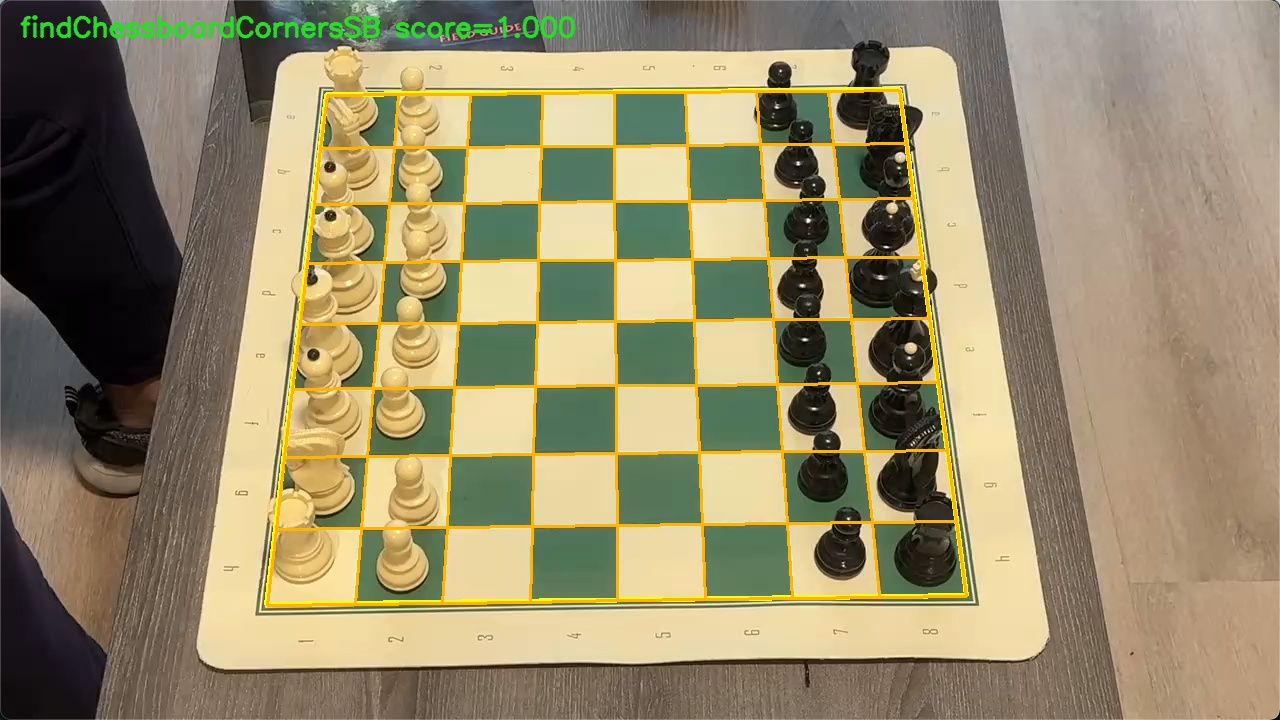
#> input picture board_overlay.jpg, 1280 x 720 px
$ python cli.py ../../board_overlay.jpg   (older library calls are emulated)
#> lines starting #> are read from the running program, lines starting #| are printed output that depends on the picture; after the words box and inside, x2 and y2 are one past the last pixel; in counts of white or black regions, pixels touching at a corner belong together
### src/chessboarddetector/detector.py
from __future__ import annotations

from dataclasses import dataclass

import cv2
import numpy as np


class DetectionError(RuntimeError):
    pass


@dataclass
class BoardDetection:
    corners: np.ndarray
    grid_points: np.ndarray
    score: float
    method: str


class ChessboardDetector:
    def __init__(self, warp_size: int = 800) -> None:
        self.warp_size = warp_size

    def detect(self, image: np.ndarray, min_score: float = 0.15) -> BoardDetection:
        if image is None or image.size == 0:
            raise DetectionError("Input image is empty.")

        gray = self._preprocess(image)

        helper_result = self._detect_with_opencv_helper(gray, image.shape)
        if helper_result is not None:
            return helper_result

        candidates = self._generate_candidates(gray)
        if not candidates:
            raise DetectionError("No board candidates were found.")

        scored_candidates: list[BoardDetection] = []
        for candidate in candidates:
            scored = self._score_candidate(image, gray, candidate)
            if scored is None:
                continue
            scored_candidates.append(scored)

        if not scored_candidates:
            raise DetectionError("No valid board candidate survived scoring.")

        scored_candidates.sort(key=lambda detection: detection.score, reverse=True)
        best_detection = scored_candidates[0]

        helper_retry_count = min(5, len(scored_candidates))
        for detection in scored_candidates[:helper_retry_count]:
            refined = self._detect_helper_on_candidate(image, detection.corners)
            if refined is not None:
                return refined

        if best_detection.score < min_score:
            raise DetectionError(
                f"Best candidate score {best_detection.score:.3f} is below threshold {min_score:.3f}."
            )
        return best_detection

    def _preprocess(self, image: np.ndarray) -> np.ndarray:
        gray = cv2.cvtColor(image, cv2.COLOR_BGR2GRAY)
        gray = cv2.GaussianBlur(gray, (5, 5), 0)
        clahe = cv2.createCLAHE(clipLimit=2.0, tileGridSize=(8, 8))
        return clahe.apply(gray)

    def _helper_variants(self, gray: np.ndarray) -> list[np.ndarray]:
        clahe_strong = cv2.createCLAHE(clipLimit=3.5, tileGridSize=(8, 8)).apply(gray)
        normalized = cv2.normalize(gray, None, 0, 255, cv2.NORM_MINMAX)
        blurred = cv2.GaussianBlur(gray, (7, 7), 0)
        sharpened = cv2.addWeighted(gray, 1.6, blurred, -0.6, 0)
        adaptive = cv2.adaptiveThreshold(
            gray,
            255,
            cv2.ADAPTIVE_THRESH_GAUSSIAN_C,
            cv2.THRESH_BINARY,
            31,
            7,
        )

        variants = [
            gray,
            255 - gray,
            clahe_strong,
            255 - clahe_strong,
            normalized,
            255 - normalized,
            sharpened,
            255 - sharpened,
            adaptive,
            255 - adaptive,
        ]

        deduped: list[np.ndarray] = []
        seen: set[bytes] = set()
        for variant in variants:
            clipped = np.clip(variant, 0, 255).astype(np.uint8)
            key = clipped.tobytes()
            if key in seen:
                continue
            seen.add(key)
            deduped.append(clipped)
        return deduped

    def _detect_with_opencv_helper(
        self, gray: np.ndarray, image_shape: tuple[int, ...]
    ) -> BoardDetection | None:
        return self._run_helper(gray, image_shape, method_prefix="findChessboardCornersSB")

    def _detect_helper_on_candidate(
        self, image: np.ndarray, candidate: np.ndarray
    ) -> BoardDetection | None:
        dst = np.array(
            [
                [0, 0],
                [self.warp_size - 1, 0],
                [self.warp_size - 1, self.warp_size - 1],
                [0, self.warp_size - 1],
            ],
            dtype=np.float32,
        )
        candidate = candidate.astype(np.float32)
        image_to_warp = cv2.getPerspectiveTransform(candidate, dst)
        board_view = cv2.warpPerspective(image, image_to_warp, (self.warp_size, self.warp_size))
        gray = self._preprocess(board_view)

        helper_detection = self._run_helper(
            gray,
            board_view.shape,
            method_prefix="findChessboardCornersSB_rectified",
        )
        if helper_detection is None:
            return None

        board_to_image = cv2.getPerspectiveTransform(dst, candidate)
        warped_grid = helper_detection.grid_points.reshape(-1, 1, 2).astype(np.float32)
        image_grid = cv2.perspectiveTransform(warped_grid, board_to_image).reshape(9, 9, 2)
        warped_corners = helper_detection.corners.reshape(-1, 1, 2).astype(np.float32)
        image_corners = cv2.perspectiveTransform(warped_corners, board_to_image).reshape(4, 2)

        return BoardDetection(
            corners=self._order_corners(image_corners),
            grid_points=image_grid,
            score=1.0,
            method=helper_detection.method,
        )

    def _run_helper(
        self, gray: np.ndarray, image_shape: tuple[int, ...], method_prefix: str
    ) -> BoardDetection | None:
        flags = (
            cv2.CALIB_CB_EXHAUSTIVE
            | cv2.CALIB_CB_ACCURACY
            | cv2.CALIB_CB_NORMALIZE_IMAGE
        )
        template_inner = np.array(
            [[x, y] for y in range(1, 8) for x in range(1, 8)], dtype=np.float32
        )
        outer_template = np.array(
            [[0, 0], [8, 0], [8, 8], [0, 8]], dtype=np.float32
        ).reshape(-1, 1, 2)

        for index, variant in enumerate(self._helper_variants(gray)):
            found, corners = cv2.findChessboardCornersSB(variant, (7, 7), flags=flags)
            if not found or corners is None or len(corners) != 49:
                continue

            inner = corners.reshape(-1, 2).astype(np.float32)
            homography, _ = cv2.findHomography(template_inner, inner, cv2.RANSAC, 3.0)
            if homography is None:
                continue

            projected_outer = cv2.perspectiveTransform(
                outer_template, homography
            ).reshape(-1, 2)
            if not self._corners_inside_image(projected_outer, image_shape):
                continue

            grid_points = self._project_full_grid(homography)
            method = method_prefix
            if index > 0:
                method = f"{method_prefix}_variant{index}"
            return BoardDetection(
                corners=self._order_corners(projected_outer),
                grid_points=grid_points,
                score=1.0,
                method=method,
            )

        return None

    def _generate_candidates(self, gray: np.ndarray) -> list[np.ndarray]:
        edges = cv2.Canny(gray, 50, 150)
        closed = cv2.morphologyEx(
            edges,
            cv2.MORPH_CLOSE,
            cv2.getStructuringElement(cv2.MORPH_RECT, (7, 7)),
            iterations=2,
        )
        contours, _ = cv2.findContours(
            closed, cv2.RETR_LIST, cv2.CHAIN_APPROX_SIMPLE
        )

        image_area = gray.shape[0] * gray.shape[1]
        candidates: list[np.ndarray] = []

        for contour in contours:
            area = cv2.contourArea(contour)
            if area < image_area * 0.05:
                continue

            perimeter = cv2.arcLength(contour, True)
            approx = cv2.approxPolyDP(contour, 0.03 * perimeter, True)
            if len(approx) == 4 and cv2.isContourConvex(approx):
                quad = approx.reshape(4, 2).astype(np.float32)
                candidates.append(self._order_corners(quad))

            rect = cv2.minAreaRect(contour)
            box = cv2.boxPoints(rect).astype(np.float32)
            candidates.append(self._order_corners(box))

        if not candidates:
            return []

        deduped: list[np.ndarray] = []
        seen: set[tuple[int, ...]] = set()
        for candidate in candidates:
            key = tuple(np.round(candidate.reshape(-1) / 8.0).astype(int).tolist())
            if key in seen:
                continue
            seen.add(key)
            deduped.append(candidate)
        return deduped

    def _score_candidate(
        self, image: np.ndarray, gray: np.ndarray, candidate: np.ndarray
    ) -> BoardDetection | None:
        dst = np.array(
            [
                [0, 0],
                [self.warp_size - 1, 0],
                [self.warp_size - 1, self.warp_size - 1],
                [0, self.warp_size - 1],
            ],
            dtype=np.float32,
        )
        transform = cv2.getPerspectiveTransform(candidate.astype(np.float32), dst)
        warp_gray = cv2.warpPerspective(gray, transform, (self.warp_size, self.warp_size))
        warp_bgr = cv2.warpPerspective(
            image, transform, (self.warp_size, self.warp_size)
        )

        cell_means = self._cell_means(warp_gray)
        contrast_score = self._checker_contrast_score(cell_means)
        line_score = self._grid_line_score(warp_gray)
        stability_score = self._row_col_variation_score(cell_means)
        score = 0.55 * contrast_score + 0.30 * line_score + 0.15 * stability_score

        if not np.isfinite(score):
            return None

        board_coords = np.array(
            [[0, 0], [8, 0], [8, 8], [0, 8]], dtype=np.float32
        )
        board_to_image = cv2.getPerspectiveTransform(
            board_coords, candidate.astype(np.float32)
        )
        grid_points = self._project_full_grid(board_to_image)

        return BoardDetection(
            corners=candidate,
            grid_points=grid_points,
            score=float(score),
            method="candidate_scoring",
        )

    def _cell_means(self, warp_gray: np.ndarray) -> np.ndarray:
        cells = np.zeros((8, 8), dtype=np.float32)
        step = warp_gray.shape[0] / 8.0
        for row in range(8):
            for col in range(8):
                y0 = int(round(row * step + step * 0.2))
                y1 = int(round((row + 1) * step - step * 0.2))
                x0 = int(round(col * step + step * 0.2))
                x1 = int(round((col + 1) * step - step * 0.2))
                patch = warp_gray[y0:y1, x0:x1]
                cells[row, col] = float(np.median(patch))
        return cells

    def _checker_contrast_score(self, cell_means: np.ndarray) -> float:
        pattern = np.fromfunction(lambda y, x: (x + y) % 2, (8, 8), dtype=int)
        score = 0.0
        for candidate in (pattern, 1 - pattern):
            dark = cell_means[candidate == 0]
            light = cell_means[candidate == 1]
            score = max(score, float(np.median(light) - np.median(dark)))
        return float(np.clip(score / 80.0, 0.0, 1.0))

    def _grid_line_score(self, warp_gray: np.ndarray) -> float:
        grad_x = cv2.Sobel(warp_gray, cv2.CV_32F, 1, 0, ksize=3)
        grad_y = cv2.Sobel(warp_gray, cv2.CV_32F, 0, 1, ksize=3)
        mag = cv2.magnitude(grad_x, grad_y)
        step = warp_gray.shape[0] / 8.0

        samples: list[float] = []
        for index in range(1, 8):
            offset = int(round(index * step))
            band = 4
            vertical_strip = mag[:, max(0, offset - band) : min(mag.shape[1], offset + band)]
            horizontal_strip = mag[max(0, offset - band) : min(mag.shape[0], offset + band), :]
            samples.append(float(np.mean(vertical_strip)))
            samples.append(float(np.mean(horizontal_strip)))

        baseline = float(np.mean(mag))
        if baseline < 1e-6:
            return 0.0
        return float(np.clip((np.median(samples) / baseline - 1.0) / 2.5, 0.0, 1.0))

    def _row_col_variation_score(self, cell_means: np.ndarray) -> float:
        row_std = np.mean(np.std(cell_means, axis=1))
        col_std = np.mean(np.std(cell_means, axis=0))
        return float(np.clip((row_std + col_std) / 90.0, 0.0, 1.0))

    def _project_full_grid(self, homography: np.ndarray) -> np.ndarray:
        template = np.array(
            [[x, y] for y in range(9) for x in range(9)], dtype=np.float32
        ).reshape(-1, 1, 2)
        projected = cv2.perspectiveTransform(template, homography).reshape(9, 9, 2)
        return projected

    def _corners_inside_image(
        self, corners: np.ndarray, image_shape: tuple[int, ...], margin: float = 0.1
    ) -> bool:
        height, width = image_shape[:2]
        x_ok = np.all(
            (corners[:, 0] >= -width * margin) & (corners[:, 0] <= width * (1.0 + margin))
        )
        y_ok = np.all(
            (corners[:, 1] >= -height * margin)
            & (corners[:, 1] <= height * (1.0 + margin))
        )
        return bool(x_ok and y_ok)

    def _order_corners(self, corners: np.ndarray) -> np.ndarray:
        corners = np.asarray(corners, dtype=np.float32)
        sums = corners.sum(axis=1)
        diffs = corners[:, 0] - corners[:, 1]
        ordered = np.zeros((4, 2), dtype=np.float32)
        ordered[0] = corners[np.argmin(sums)]
        ordered[2] = corners[np.argmax(sums)]
        ordered[1] = corners[np.argmin(diffs)]
        ordered[3] = corners[np.argmax(diffs)]
        return ordered

### src/chessboarddetector/render.py
from __future__ import annotations

import cv2
import numpy as np

from .detector import BoardDetection


def draw_detection(image: np.ndarray, detection: BoardDetection) -> np.ndarray:
    canvas = image.copy()
    corners = detection.corners.astype(int)

    cv2.polylines(canvas, [corners.reshape(-1, 1, 2)], True, (0, 255, 255), 3)

    grid = detection.grid_points
    for row in range(9):
        pts = np.round(grid[row]).astype(int).reshape(-1, 1, 2)
        cv2.polylines(canvas, [pts], False, (0, 180, 255), 2)

    for col in range(9):
        pts = np.round(grid[:, col]).astype(int).reshape(-1, 1, 2)
        cv2.polylines(canvas, [pts], False, (0, 180, 255), 2)

    label = f"{detection.method} score={detection.score:.3f}"
    cv2.putText(
        canvas,
        label,
        (20, 36),
        cv2.FONT_HERSHEY_SIMPLEX,
        0.9,
        (40, 220, 40),
        2,
        cv2.LINE_AA,
    )
    return canvas

### src/chessboarddetector/cli.py
from __future__ import annotations

import argparse
from pathlib import Path
import sys

import cv2

from .detector import ChessboardDetector, DetectionError
from .render import draw_detection


def build_parser() -> argparse.ArgumentParser:
    parser = argparse.ArgumentParser(
        description="Detect a chessboard and draw its 8x8 grid on the input image."
    )
    parser.add_argument("image", help="Path to the input image")
    parser.add_argument(
        "--output",
        "-o",
        help="Path for the rendered overlay image",
        default="board_overlay.jpg",
    )
    parser.add_argument(
        "--min-score",
        type=float,
        default=0.15,
        help="Minimum acceptable candidate score for fallback detection",
    )
    return parser


def main() -> int:
    args = build_parser().parse_args()

    image_path = Path(args.image)
    image = cv2.imread(str(image_path))
#> image is the input picture: shape (720, 1280, 3); mean B, G, R 105.8, 139.7, 150.6
    if image is None:
        print(f"Failed to read image: {image_path}", file=sys.stderr)
        return 2

    detector = ChessboardDetector()
    try:
        detection = detector.detect(image, min_score=args.min_score)
#> in _helper_variants, `seen: set[bytes] = set()`: seen = 0 items
#> the loop in _run_helper, `for index, variant in enumerate(self._helper_variants(gray)):` made 10 passes
#> in _generate_candidates, `edges = cv2.Canny(gray, 50, 150)`:
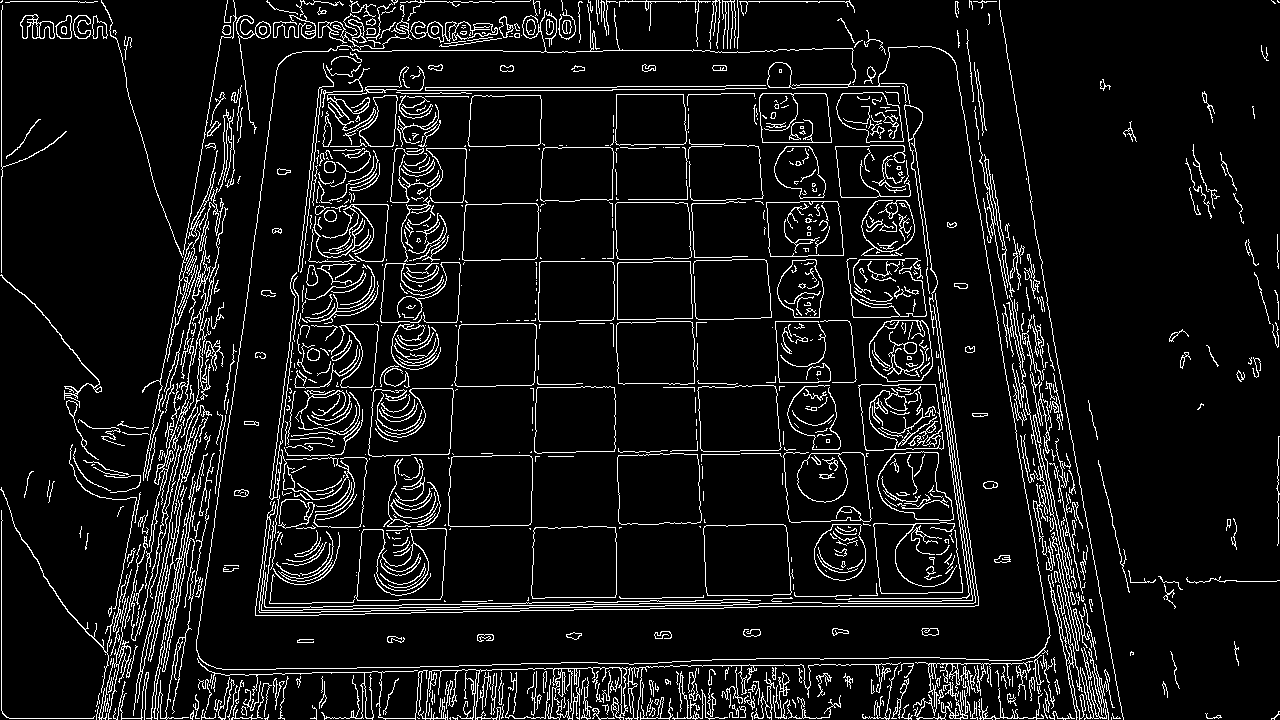
#> edges: shape (720, 1280); 8.2% white in thin lines or dots
#> in _generate_candidates, `contours, _ = cv2.findContours( closed, cv2.RETR_LIST, cv2.CHAIN_APPRO..`: contours = 203 contours, 7 with area under 20; largest, box (x1, y1, x2, y2) and area: (0, 0, 1124, 720) 705074, (197, 47, 1049, 670) 105161, (1, 1, 182, 429) 50970, (361, 50, 773, 88) 13742, (1, 526, 106, 719) 13410
#> the loop in _generate_candidates, `for contour in contours:` made 203 passes
#> area on passes 1 to 3: 67, 27.5, 321
#> after the loop in _generate_candidates, `for contour in contours:`: candidates = [[[189.8, 52.35], [197.2, 669.9], [1048.5, 659.7], [1041, 42.08]], [[1, 1], [1, 428], [181, 428], [181, 1]], [[0, 0], [-2.2e-14, 719], [1123, 719], [1123, 0]]]
#> the loop in _generate_candidates, `for candidate in candidates:` made 3 passes
#> (candidate, key) on passes 2 to 3: ([[1, 1], [1, 428], [181, 428], [181, 1]], (0, 0, 0, 54, 23, 54, 23, 0)), ([[0, 0], [-2.2e-14, 719], [1123, 719], [1123, 0]], (0, 0, 0, 90, 140, 90, 140, 0))
#> after the loop in _generate_candidates, `for candidate in candidates:`: deduped has the same summary as candidates; seen = 3 items
#> the loop in detect, `for candidate in candidates:` made 3 passes
#> (candidate, contrast_score in _score_candidate, line_score in _score_candidate, board_to_image in _score_candidate) on passes 2 to 3: ([[1, 1], [1, 428], [181, 428], [181, 1]], 0.075, 0, [[0, 22.5, 1], [53.38, 0, 1], [0, 0, 1]]), ([[0, 0], [-2.2e-14, 719], [1123, 719], [1123, 0]], 0.0688, 0, [[-2.75e-15, 140.4, 0], [89.88, 0, 0], [0, 0, 1]])
#> pass 1, in _score_candidate, `warp_bgr = cv2.warpPerspective( image, transform, (self.warp_size, sel..`:
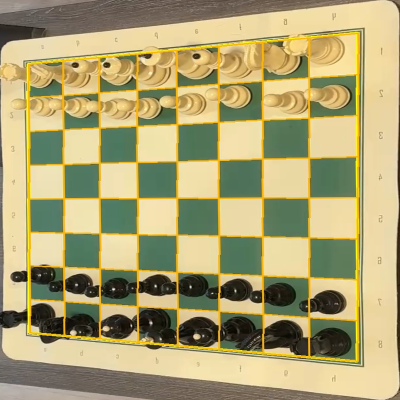
#> warp_bgr: shape (800, 800, 3) (shown at 1/2 size); mean B, G, R 114.3, 162.6, 172.7
#> pass 1, in _grid_line_score, `grad_y = cv2.Sobel(warp_gray, cv2.CV_32F, 0, 1, ksize=3)`:
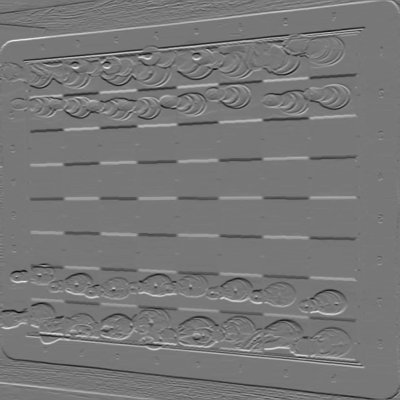
#> grad_y: shape (800, 800) float32 (shown at 1/2 size); min -523, max 590, mean 0.1; drawn with min black and max white
#> in detect, `helper_retry_count = min(5, len(scored_candidates))`: helper_retry_count = 3
#> the loop in detect, `for detection in scored_candidates[:helper_retry_count]:` made 1 pass
#> dst in _detect_helper_on_candidate on pass 1: [[0, 0], [799, 0], [799, 799], [0, 799]]
#> pass 1, in _helper_variants (call 2), `clahe_strong = cv2.createCLAHE(clipLimit=3.5, tileGridSize=(8, 8)).app..`:
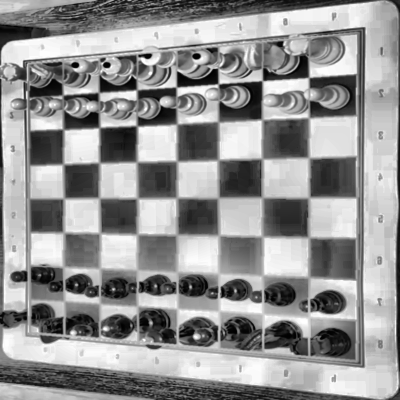
#> clahe_strong: shape (800, 800) (shown at 1/2 size); min 0, max 255, mean 147.5
    except DetectionError as exc:
        print(f"Detection failed: {exc}", file=sys.stderr)
        return 1

    overlay = draw_detection(image, detection)
#> in draw_detection, `corners = detection.corners.astype(int)`: corners = [[252, 93], [176, 606], [877, 595], [826, 91]]
#> in draw_detection, `cv2.putText( canvas, label, (20, 36), cv2.FONT_HERSHEY_SIMPLEX, 0.9, (..`:
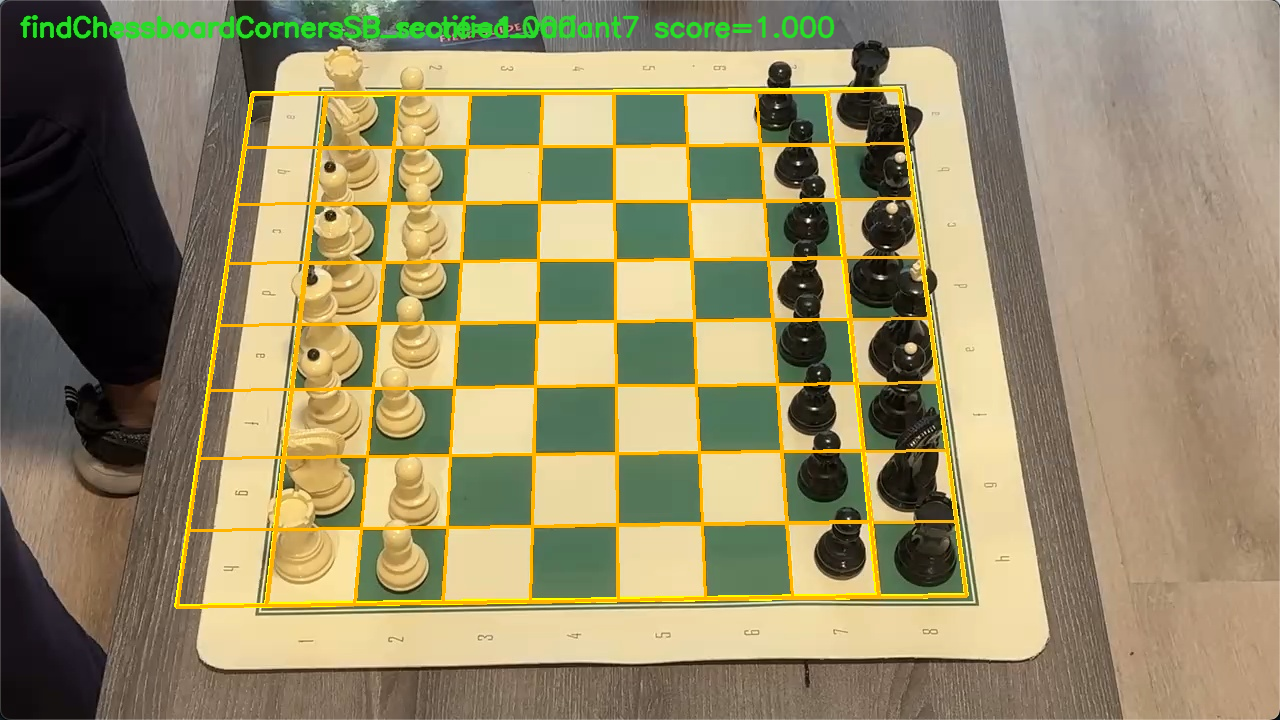
#> canvas: shape (720, 1280, 3); mean B, G, R 103.7, 140.6, 151.6
    output_path = Path(args.output)
    output_path.parent.mkdir(parents=True, exist_ok=True)
    cv2.imwrite(str(output_path), overlay)
    print(f"Wrote overlay to {output_path}")

    return 0


if __name__ == "__main__":
    raise SystemExit(main())
#> (the program exits here)
